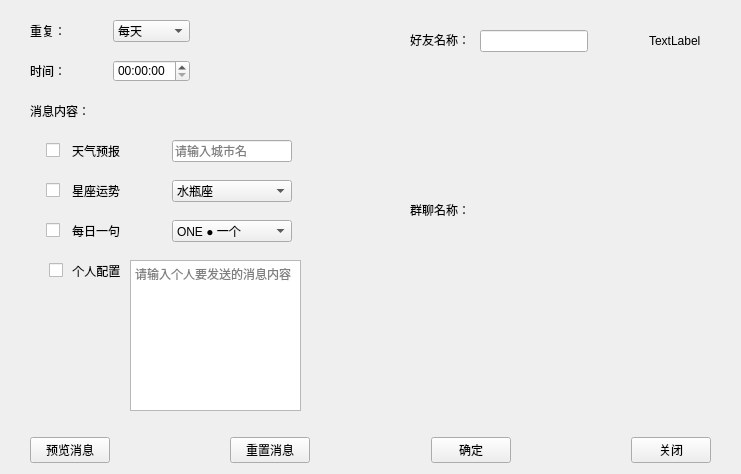
<?xml version="1.0" encoding="UTF-8"?>
<ui version="4.0">
 <author>walt</author>
 <class>messagebox_normal</class>
 <widget class="QWidget" name="messagebox_normal">
  <property name="geometry">
   <rect>
    <x>0</x>
    <y>0</y>
    <width>741</width>
    <height>474</height>
   </rect>
  </property>
  <property name="windowTitle">
   <string>消息详情</string>
  </property>
  <property name="autoFillBackground">
   <bool>false</bool>
  </property>
  <widget class="QWidget" name="horizontalLayoutWidget">
   <property name="geometry">
    <rect>
     <x>30</x>
     <y>20</y>
     <width>160</width>
     <height>22</height>
    </rect>
   </property>
   <layout class="QHBoxLayout" name="horizontalLayout">
    <item>
     <widget class="QLabel" name="label_Repeat">
      <property name="text">
       <string>重复：</string>
      </property>
      <property name="buddy">
       <cstring>comboBox_Repeat</cstring>
      </property>
     </widget>
    </item>
    <item>
     <widget class="QComboBox" name="comboBox_Repeat">
      <property name="mouseTracking">
       <bool>false</bool>
      </property>
      <property name="toolTip">
       <string>选择消息发送的频率</string>
      </property>
      <property name="layoutDirection">
       <enum>Qt::LeftToRight</enum>
      </property>
      <item>
       <property name="text">
        <string>每天</string>
       </property>
      </item>
      <item>
       <property name="text">
        <string>星期一</string>
       </property>
      </item>
      <item>
       <property name="text">
        <string>星期二</string>
       </property>
      </item>
      <item>
       <property name="text">
        <string>星期三</string>
       </property>
      </item>
      <item>
       <property name="text">
        <string>星期四</string>
       </property>
      </item>
      <item>
       <property name="text">
        <string>星期五</string>
       </property>
      </item>
      <item>
       <property name="text">
        <string>星期六</string>
       </property>
      </item>
      <item>
       <property name="text">
        <string>星期日</string>
       </property>
      </item>
     </widget>
    </item>
   </layout>
  </widget>
  <widget class="QWidget" name="horizontalLayoutWidget_2">
   <property name="geometry">
    <rect>
     <x>30</x>
     <y>60</y>
     <width>160</width>
     <height>22</height>
    </rect>
   </property>
   <layout class="QHBoxLayout" name="horizontalLayout_2">
    <item>
     <widget class="QLabel" name="label_Sendtime">
      <property name="text">
       <string>时间：</string>
      </property>
      <property name="buddy">
       <cstring>timeEdit_Sendtime</cstring>
      </property>
     </widget>
    </item>
    <item>
     <widget class="QTimeEdit" name="timeEdit_Sendtime">
      <property name="toolTip">
       <string>设置消息发送的时间</string>
      </property>
      <property name="statusTip">
       <string>设置消息发送的时间</string>
      </property>
     </widget>
    </item>
   </layout>
  </widget>
  <widget class="QWidget" name="horizontalLayoutWidget_3">
   <property name="geometry">
    <rect>
     <x>30</x>
     <y>100</y>
     <width>160</width>
     <height>21</height>
    </rect>
   </property>
   <layout class="QHBoxLayout" name="horizontalLayout_3">
    <item>
     <widget class="QLabel" name="label_Msgcontent">
      <property name="text">
       <string>消息内容：</string>
      </property>
     </widget>
    </item>
   </layout>
  </widget>
  <widget class="QWidget" name="horizontalLayoutWidget_4">
   <property name="geometry">
    <rect>
     <x>40</x>
     <y>140</y>
     <width>261</width>
     <height>22</height>
    </rect>
   </property>
   <layout class="QHBoxLayout" name="horizontalLayout_4">
    <property name="sizeConstraint">
     <enum>QLayout::SetDefaultConstraint</enum>
    </property>
    <item>
     <widget class="QCheckBox" name="checkBox_city">
      <property name="sizePolicy">
       <sizepolicy hsizetype="Fixed" vsizetype="Fixed">
        <horstretch>0</horstretch>
        <verstretch>0</verstretch>
       </sizepolicy>
      </property>
      <property name="text">
       <string/>
      </property>
     </widget>
    </item>
    <item>
     <widget class="QLabel" name="label_Weather">
      <property name="sizePolicy">
       <sizepolicy hsizetype="Fixed" vsizetype="Fixed">
        <horstretch>0</horstretch>
        <verstretch>0</verstretch>
       </sizepolicy>
      </property>
      <property name="text">
       <string>天气预报</string>
      </property>
     </widget>
    </item>
    <item>
     <spacer name="horizontalSpacer_2">
      <property name="orientation">
       <enum>Qt::Horizontal</enum>
      </property>
      <property name="sizeType">
       <enum>QSizePolicy::Fixed</enum>
      </property>
      <property name="sizeHint" stdset="0">
       <size>
        <width>40</width>
        <height>20</height>
       </size>
      </property>
     </spacer>
    </item>
    <item>
     <widget class="QLineEdit" name="lineEdit_Weather">
      <property name="sizePolicy">
       <sizepolicy hsizetype="Fixed" vsizetype="Fixed">
        <horstretch>0</horstretch>
        <verstretch>0</verstretch>
       </sizepolicy>
      </property>
      <property name="maximumSize">
       <size>
        <width>120</width>
        <height>100</height>
       </size>
      </property>
      <property name="text">
       <string/>
      </property>
      <property name="frame">
       <bool>true</bool>
      </property>
      <property name="dragEnabled">
       <bool>false</bool>
      </property>
      <property name="placeholderText">
       <string>请输入城市名</string>
      </property>
      <property name="clearButtonEnabled">
       <bool>true</bool>
      </property>
     </widget>
    </item>
   </layout>
  </widget>
  <widget class="QWidget" name="horizontalLayoutWidget_5">
   <property name="geometry">
    <rect>
     <x>40</x>
     <y>220</y>
     <width>261</width>
     <height>22</height>
    </rect>
   </property>
   <layout class="QHBoxLayout" name="horizontalLayout_5">
    <item>
     <widget class="QCheckBox" name="checkBox_meiri">
      <property name="sizePolicy">
       <sizepolicy hsizetype="Fixed" vsizetype="Fixed">
        <horstretch>0</horstretch>
        <verstretch>0</verstretch>
       </sizepolicy>
      </property>
      <property name="text">
       <string/>
      </property>
     </widget>
    </item>
    <item>
     <widget class="QLabel" name="label_Daily">
      <property name="sizePolicy">
       <sizepolicy hsizetype="Fixed" vsizetype="Fixed">
        <horstretch>0</horstretch>
        <verstretch>0</verstretch>
       </sizepolicy>
      </property>
      <property name="text">
       <string>每日一句</string>
      </property>
     </widget>
    </item>
    <item>
     <spacer name="horizontalSpacer_4">
      <property name="orientation">
       <enum>Qt::Horizontal</enum>
      </property>
      <property name="sizeType">
       <enum>QSizePolicy::Fixed</enum>
      </property>
      <property name="sizeHint" stdset="0">
       <size>
        <width>40</width>
        <height>20</height>
       </size>
      </property>
     </spacer>
    </item>
    <item>
     <widget class="QComboBox" name="comboBox_Daily">
      <property name="sizePolicy">
       <sizepolicy hsizetype="Fixed" vsizetype="Fixed">
        <horstretch>0</horstretch>
        <verstretch>0</verstretch>
       </sizepolicy>
      </property>
      <property name="maximumSize">
       <size>
        <width>120</width>
        <height>100</height>
       </size>
      </property>
      <property name="toolTip">
       <string>每日一句来源途径</string>
      </property>
      <item>
       <property name="text">
        <string>ONE ● 一个</string>
       </property>
      </item>
      <item>
       <property name="text">
        <string>金山词霸 ● 每日一句</string>
       </property>
      </item>
      <item>
       <property name="text">
        <string>一言 </string>
       </property>
      </item>
      <item>
       <property name="text">
        <string>土味情话</string>
       </property>
      </item>
      <item>
       <property name="text">
        <string>句子迷-民国情书</string>
       </property>
      </item>
      <item>
       <property name="text">
        <string>随机获取笑话段子</string>
       </property>
      </item>
      <item>
       <property name="text">
        <string>彩虹屁</string>
       </property>
      </item>
     </widget>
    </item>
   </layout>
  </widget>
  <widget class="QWidget" name="horizontalLayoutWidget_6">
   <property name="geometry">
    <rect>
     <x>40</x>
     <y>180</y>
     <width>261</width>
     <height>22</height>
    </rect>
   </property>
   <layout class="QHBoxLayout" name="horizontalLayout_6">
    <item>
     <widget class="QCheckBox" name="checkBox_xingzuo">
      <property name="sizePolicy">
       <sizepolicy hsizetype="Fixed" vsizetype="Fixed">
        <horstretch>0</horstretch>
        <verstretch>0</verstretch>
       </sizepolicy>
      </property>
      <property name="text">
       <string/>
      </property>
     </widget>
    </item>
    <item>
     <widget class="QLabel" name="label_Constellation">
      <property name="sizePolicy">
       <sizepolicy hsizetype="Fixed" vsizetype="Fixed">
        <horstretch>0</horstretch>
        <verstretch>0</verstretch>
       </sizepolicy>
      </property>
      <property name="text">
       <string>星座运势</string>
      </property>
     </widget>
    </item>
    <item>
     <spacer name="horizontalSpacer_3">
      <property name="orientation">
       <enum>Qt::Horizontal</enum>
      </property>
      <property name="sizeType">
       <enum>QSizePolicy::Fixed</enum>
      </property>
      <property name="sizeHint" stdset="0">
       <size>
        <width>40</width>
        <height>20</height>
       </size>
      </property>
     </spacer>
    </item>
    <item>
     <widget class="QComboBox" name="comboBox_Constellation">
      <property name="sizePolicy">
       <sizepolicy hsizetype="Fixed" vsizetype="Fixed">
        <horstretch>0</horstretch>
        <verstretch>0</verstretch>
       </sizepolicy>
      </property>
      <property name="maximumSize">
       <size>
        <width>120</width>
        <height>100</height>
       </size>
      </property>
      <property name="toolTip">
       <string>请选择获取运势的星座</string>
      </property>
      <item>
       <property name="text">
        <string>水瓶座</string>
       </property>
      </item>
      <item>
       <property name="text">
        <string>双鱼座</string>
       </property>
      </item>
      <item>
       <property name="text">
        <string>白羊座</string>
       </property>
      </item>
      <item>
       <property name="text">
        <string>金牛座</string>
       </property>
      </item>
      <item>
       <property name="text">
        <string>双子座</string>
       </property>
      </item>
      <item>
       <property name="text">
        <string>巨蟹座</string>
       </property>
      </item>
      <item>
       <property name="text">
        <string>狮子座</string>
       </property>
      </item>
      <item>
       <property name="text">
        <string>处女座</string>
       </property>
      </item>
      <item>
       <property name="text">
        <string>天秤座</string>
       </property>
      </item>
      <item>
       <property name="text">
        <string>天蝎座</string>
       </property>
      </item>
      <item>
       <property name="text">
        <string>射手座</string>
       </property>
      </item>
      <item>
       <property name="text">
        <string>魔羯座</string>
       </property>
      </item>
     </widget>
    </item>
   </layout>
  </widget>
  <widget class="QWidget" name="horizontalLayoutWidget_7">
   <property name="geometry">
    <rect>
     <x>40</x>
     <y>260</y>
     <width>81</width>
     <height>22</height>
    </rect>
   </property>
   <layout class="QHBoxLayout" name="horizontalLayout_7">
    <item>
     <spacer name="horizontalSpacer_8">
      <property name="orientation">
       <enum>Qt::Horizontal</enum>
      </property>
      <property name="sizeHint" stdset="0">
       <size>
        <width>40</width>
        <height>20</height>
       </size>
      </property>
     </spacer>
    </item>
    <item>
     <widget class="QCheckBox" name="checkBox_geren">
      <property name="sizePolicy">
       <sizepolicy hsizetype="Fixed" vsizetype="Fixed">
        <horstretch>0</horstretch>
        <verstretch>0</verstretch>
       </sizepolicy>
      </property>
      <property name="sizeIncrement">
       <size>
        <width>0</width>
        <height>0</height>
       </size>
      </property>
      <property name="text">
       <string/>
      </property>
     </widget>
    </item>
    <item>
     <widget class="QLabel" name="label_geren">
      <property name="sizePolicy">
       <sizepolicy hsizetype="Fixed" vsizetype="Preferred">
        <horstretch>0</horstretch>
        <verstretch>0</verstretch>
       </sizepolicy>
      </property>
      <property name="text">
       <string> 个人配置</string>
      </property>
     </widget>
    </item>
   </layout>
  </widget>
  <widget class="QTextEdit" name="textEdit_geren">
   <property name="geometry">
    <rect>
     <x>130</x>
     <y>260</y>
     <width>171</width>
     <height>151</height>
    </rect>
   </property>
   <property name="placeholderText">
    <string>请输入个人要发送的消息内容</string>
   </property>
  </widget>
  <widget class="QWidget" name="verticalLayoutWidget">
   <property name="geometry">
    <rect>
     <x>30</x>
     <y>430</y>
     <width>681</width>
     <height>41</height>
    </rect>
   </property>
   <layout class="QHBoxLayout" name="horizontalLayout_8">
    <item>
     <widget class="QPushButton" name="pushButton_Preview">
      <property name="text">
       <string>预览消息</string>
      </property>
     </widget>
    </item>
    <item>
     <spacer name="horizontalSpacer">
      <property name="orientation">
       <enum>Qt::Horizontal</enum>
      </property>
      <property name="sizeHint" stdset="0">
       <size>
        <width>40</width>
        <height>20</height>
       </size>
      </property>
     </spacer>
    </item>
    <item>
     <widget class="QPushButton" name="pushButton_Reset">
      <property name="text">
       <string>重置消息</string>
      </property>
     </widget>
    </item>
    <item>
     <spacer name="horizontalSpacer_5">
      <property name="orientation">
       <enum>Qt::Horizontal</enum>
      </property>
      <property name="sizeHint" stdset="0">
       <size>
        <width>40</width>
        <height>20</height>
       </size>
      </property>
     </spacer>
    </item>
    <item>
     <widget class="QPushButton" name="pushButton_Determine">
      <property name="text">
       <string>确定</string>
      </property>
     </widget>
    </item>
    <item>
     <spacer name="horizontalSpacer_6">
      <property name="orientation">
       <enum>Qt::Horizontal</enum>
      </property>
      <property name="sizeHint" stdset="0">
       <size>
        <width>40</width>
        <height>20</height>
       </size>
      </property>
     </spacer>
    </item>
    <item>
     <widget class="QPushButton" name="pushButton_Close">
      <property name="text">
       <string>关闭</string>
      </property>
     </widget>
    </item>
   </layout>
  </widget>
  <widget class="QLabel" name="label_8">
   <property name="geometry">
    <rect>
     <x>410</x>
     <y>30</y>
     <width>61</width>
     <height>20</height>
    </rect>
   </property>
   <property name="text">
    <string>好友名称：</string>
   </property>
  </widget>
  <widget class="QLabel" name="label_9">
   <property name="geometry">
    <rect>
     <x>410</x>
     <y>200</y>
     <width>61</width>
     <height>20</height>
    </rect>
   </property>
   <property name="text">
    <string>群聊名称：</string>
   </property>
  </widget>
  <widget class="QWidget" name="horizontalLayoutWidget_8">
   <property name="geometry">
    <rect>
     <x>480</x>
     <y>30</y>
     <width>221</width>
     <height>22</height>
    </rect>
   </property>
   <layout class="QHBoxLayout" name="horizontalLayout_9">
    <item>
     <widget class="QLineEdit" name="lineEdit_4"/>
    </item>
    <item>
     <spacer name="horizontalSpacer_7">
      <property name="orientation">
       <enum>Qt::Horizontal</enum>
      </property>
      <property name="sizeHint" stdset="0">
       <size>
        <width>40</width>
        <height>20</height>
       </size>
      </property>
     </spacer>
    </item>
    <item>
     <widget class="QLabel" name="label_10">
      <property name="text">
       <string>TextLabel</string>
      </property>
     </widget>
    </item>
   </layout>
  </widget>
 </widget>
 <resources/>
 <connections>
  <connection>
   <sender>pushButton_Close</sender>
   <signal>clicked()</signal>
   <receiver>messagebox_normal</receiver>
   <slot>close()</slot>
   <hints>
    <hint type="sourcelabel">
     <x>672</x>
     <y>450</y>
    </hint>
    <hint type="destinationlabel">
     <x>370</x>
     <y>236</y>
    </hint>
   </hints>
  </connection>
 </connections>
</ui>
